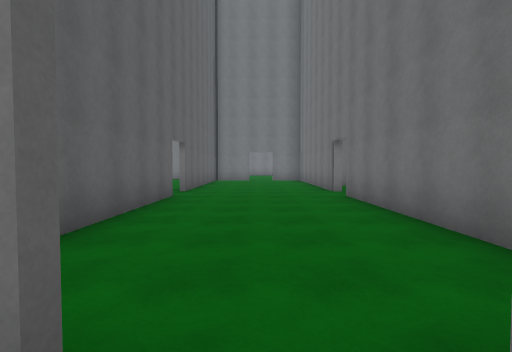
[1] (above)

19 first-person views from a walk through a 3-D level made in the Unity game engine. The camera is 1.5 m above the floor, tilts 2° down and sees 85° across. The floor is counted in squares, 2 m on a side. Each view is taken from the middle of a square. On the plan, view 1 faces up. The plan holds only what a view shows up to about 10 squares ahead; the rest is blank. The place goes on beyond the plan. The player is left out. Door leaves are left out, so doorways stand open. Surface patterns are stand-ins for the level's own textures.

[2]
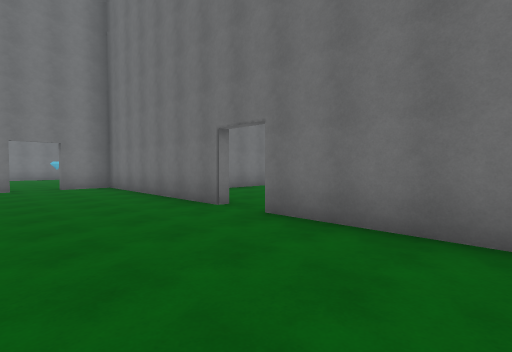

[3]
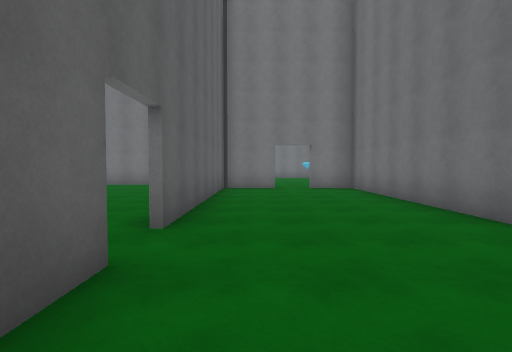

[4]
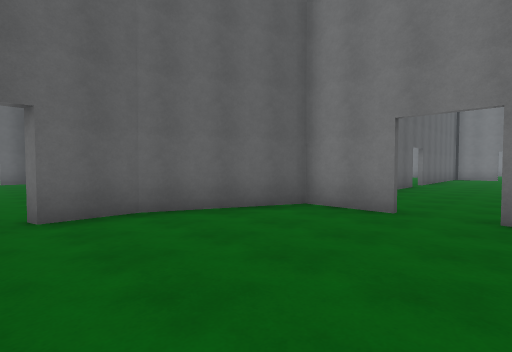

[5]
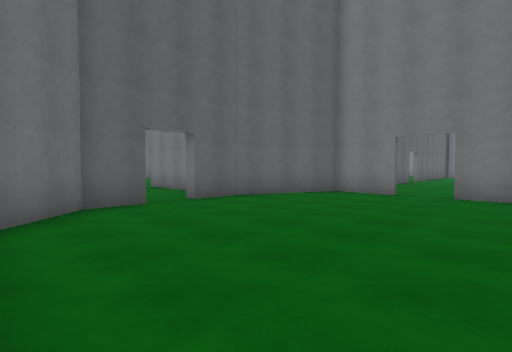

[6]
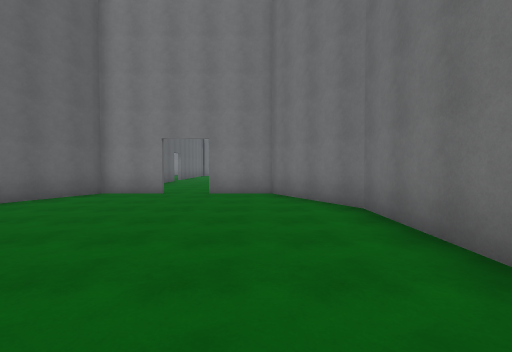

[7]
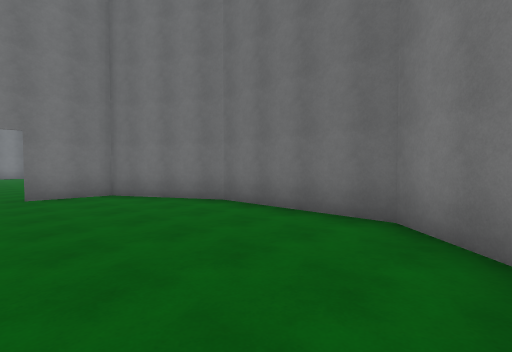

[8]
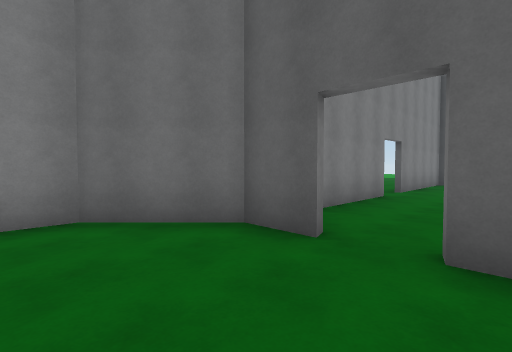

[9]
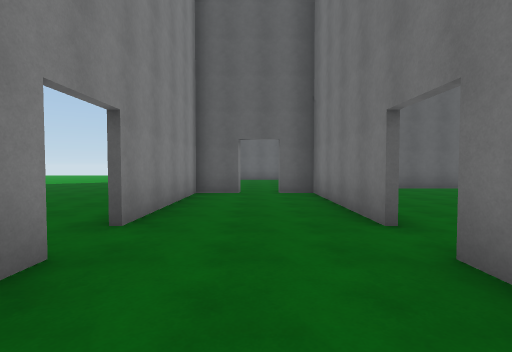

[10]
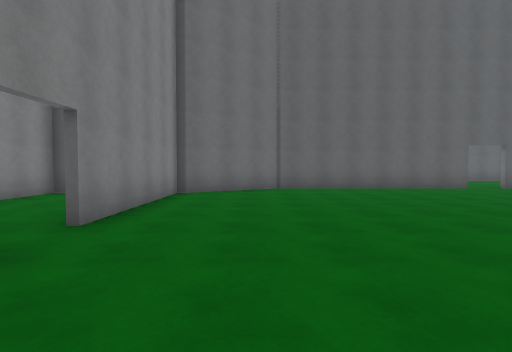

[11]
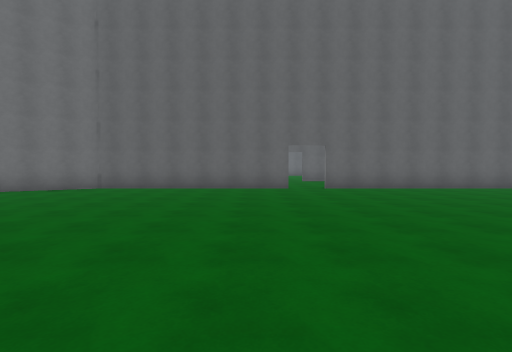

[12]
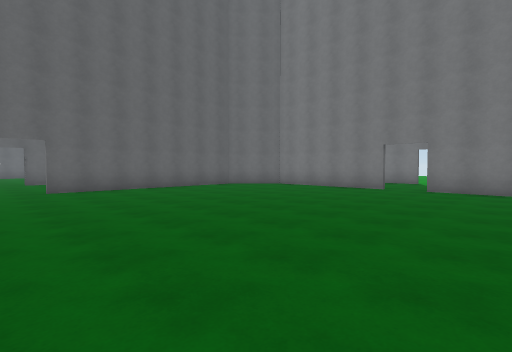

[13]
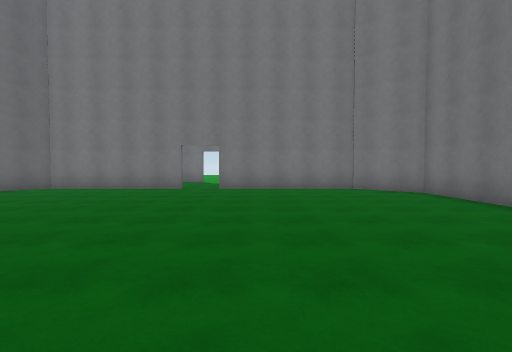

[14]
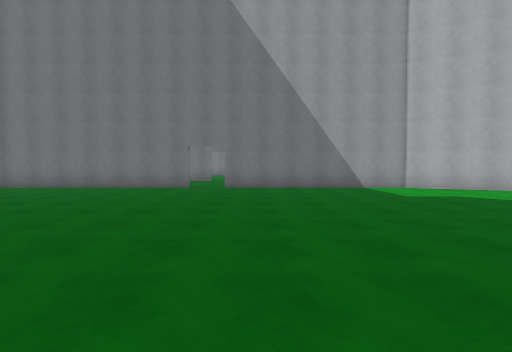

[15]
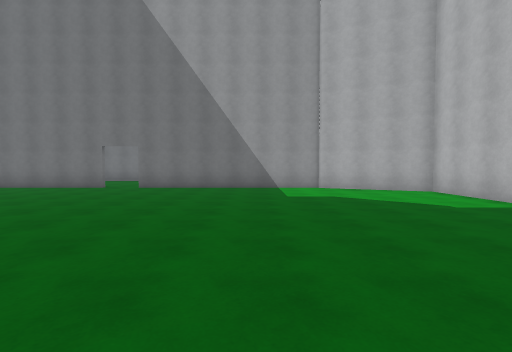

[16]
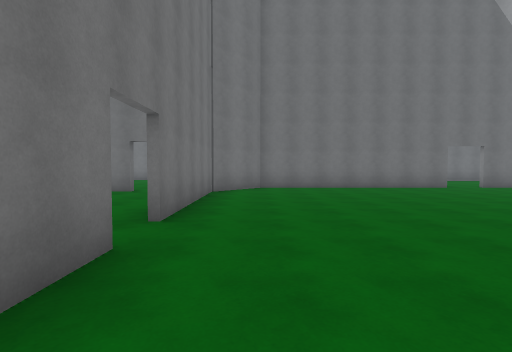

[17]
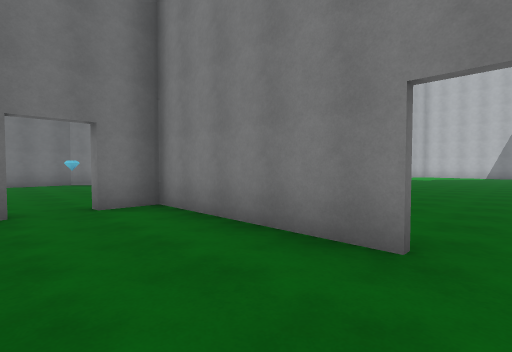

[18]
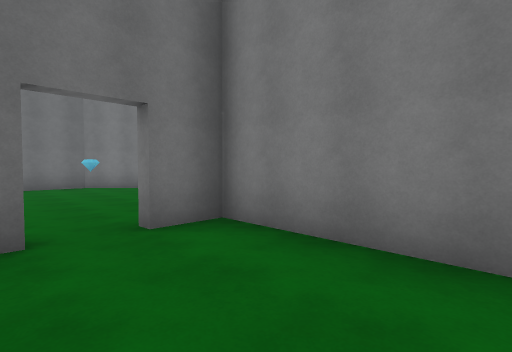

[19]
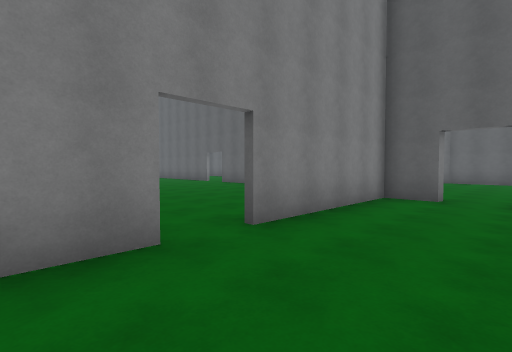

### Floor plan
Ten units are one square. View 1 is at (0, 0); x grows to the right and y downward. Boxes are objects, and circles mark ways between rooms. Rooms are numbered by the first view taken in them; rooms with no view inside come last. Other rooms are left out.
<svg viewBox="-158 -197 202 275">
<path fill="none" stroke="#000" d="M-35 46 -35 57 -20 73 -11 73M28 69 39 57 39 20 24 -7 6 -7M-5 -7 -22 -7 -35 22 -35 35 -39 36M-21 -71 -21 -29M23 -83 23 -145 8 -145M23 -24 23 -71M-3 -146 -21 -146 -21 -83M-94 24 -138 24 -138 34M-82 57 -54 57M-56 24 -83 24M-138 44 -138 57 -94 57M-153 -71 -153 -7 -138 20M-23 -83 -23 -149 -38 -163 -82 -163M-23 -7 -23 -71M-94 -163 -138 -163 -147 -154M-64 22 -38 22 -23 -9M-153 -146 -153 -83M-139 22 -94 22M-83 -165 -38 -165M-138 -176 -138 -163M-138 -165 -95 -165M-38 -186 -38 -192M-38 -163 -38 -176"/>
<circle cx="0" cy="-10" r="3" fill="#2a7"/>
<circle cx="-40" cy="40" r="3" fill="#2a7"/>
<circle cx="-20" cy="-75" r="3" fill="#2a7"/>
<circle cx="-90" cy="20" r="3" fill="#2a7"/>
<circle cx="-90" cy="-160" r="3" fill="#2a7"/>
<text x="0" y="40">1</text>
<text x="0" y="-80">2</text>
<text x="-90" y="40">3</text>
<text x="-90" y="-70">4</text>
<text x="-90" y="-180">5</text>
</svg>
Room 1 opens to room 2. Room 1 opens to room 3. Room 2 opens to room 4. Room 3 opens to room 4. Room 4 opens to room 5.

Where each view was taken, in squares from view 1:
view 1: 0 up, 0 right, facing up
view 2: 4 up, 1 left, facing up-right
view 3: 5 up, 1 left, facing up
view 4: 4 down, 1 right, facing up-left
view 5: 7 down, 2 right, facing up-left
view 6: 7 down, 2 right, facing up
view 7: 7 down, 0 right, facing up-right
view 8: 3 down, 1 left, facing down-left
view 9: 4 down, 6 left, facing left
view 10: 0 up, 6 left, facing left
view 11: 6 up, 6 left, facing left
view 12: 7 up, 6 left, facing up-left
view 13: 7 up, 7 left, facing up
view 14: 6 up, 12 left, facing right
view 15: 3 up, 12 left, facing right
view 16: 15 up, 12 left, facing right
view 17: 19 up, 9 left, facing down-right
view 18: 19 up, 7 left, facing down-right
view 19: 19 up, 7 left, facing down-left
